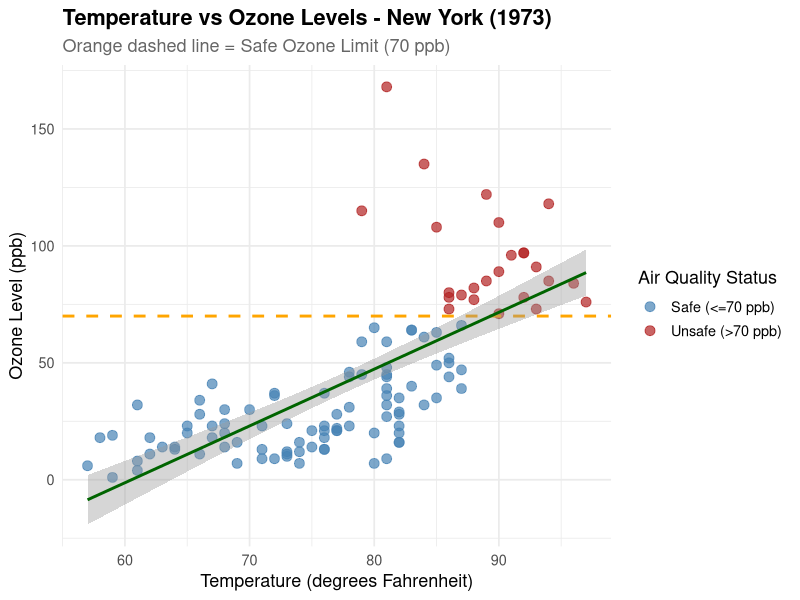

Generate this figure with R:
# ================================================================
# Project Title : Air Quality Analysis - Environmental Monitoring
# Student Name  : Pawar Shubham Dilip
# Date          : 29-03-2026
# Unit          : Unit 1 - Introduction to R
# Description   : Exploratory data analysis of airquality dataset
#                 to identify pollution patterns and risk periods.
# ================================================================

# Load the built-in airquality dataset
data(airquality)

# Display the first 6 rows
head(airquality)
# Each row = one day of observation
# Columns: Ozone (ppb), Solar.R (lang), Wind (mph), Temp (°F), Month, Day

# View the dataset in tabular format (opens spreadsheet-like viewer in RStudio)
View(airquality)

# Summary statistics - min, max, mean, median, NA count for each column
summary(airquality)

# Column names
colnames(airquality)

# Structure of dataset - data types and sample values
str(airquality)

# STEP 1: Install the package (only once - downloads from CRAN)
# Run this line only the first time; comment it out after installation
#install.packages("ggplot2")

# STEP 2: Load the package into the current session (every new session)
library(ggplot2)

# Verify the package is loaded
packageVersion("ggplot2")   # Shows installed version

# ── Variable: Store average temperature ──
avg_temp <- mean(airquality$Temp, na.rm = TRUE)
cat("Average Temperature (F):", round(avg_temp, 2), "\n")

# ── Constant: Safe ozone limit (defined by environmental standards) ──
SAFE_OZONE_LIMIT <- 70   # parts per billion (ppb) - EPA guideline

# ── String: Analysis context ──
CITY_NAME     <- "New York"
ANALYSIS_YEAR <- "1973"
ANALYST_NAME  <- "Environmental Data Analyst"

# Print all values
cat("City          :", CITY_NAME, "\n")
cat("Analysis Year :", ANALYSIS_YEAR, "\n")
cat("Analyst       :", ANALYST_NAME, "\n")
cat("Avg Temp (F)  :", round(avg_temp, 2), "\n")
cat("Safe Ozone Lim:", SAFE_OZONE_LIMIT, "ppb\n")

# Check data type of each
class(avg_temp)          # "numeric"
class(SAFE_OZONE_LIMIT)  # "numeric"
class(CITY_NAME)         # "character"


# Remove rows with NA ozone values for this analysis
ozone_clean <- airquality$Ozone[!is.na(airquality$Ozone)]

# Identify days where ozone > safe limit (logical vector)
unsafe_days_logical <- ozone_clean > SAFE_OZONE_LIMIT

# Count unsafe and safe days
num_unsafe <- sum(unsafe_days_logical)
num_safe   <- sum(!unsafe_days_logical)
total_days <- length(ozone_clean)

cat("Total days with ozone data:", total_days, "\n")
cat("Unsafe days (Ozone > 70 ppb):", num_unsafe, "\n")
cat("Safe days   (Ozone <= 70 ppb):", num_safe, "\n")

# Calculate percentage
pct_unsafe <- round((num_unsafe / total_days) * 100, 1)
cat("Percentage of unsafe days   :", pct_unsafe, "%\n")

# Show which rows in the original dataframe are unsafe
unsafe_records <- airquality[!is.na(airquality$Ozone) & airquality$Ozone > SAFE_OZONE_LIMIT, ]
cat("\nUnsafe day records (first 5):\n")
print(head(unsafe_records, 5))


library(ggplot2)

# Remove rows with NA in Ozone or Temp for clean plotting
aq_clean <- airquality[!is.na(airquality$Ozone) & !is.na(airquality$Temp), ]

# Create scatter plot
ggplot(aq_clean, aes(x = Temp, y = Ozone)) +
  geom_point(aes(color = Ozone > SAFE_OZONE_LIMIT), size = 3, alpha = 0.7) +
  scale_color_manual(
    values = c("FALSE" = "steelblue", "TRUE" = "firebrick"),
    labels = c("FALSE" = "Safe (<=70 ppb)", "TRUE" = "Unsafe (>70 ppb)")
  ) +
  geom_hline(yintercept = SAFE_OZONE_LIMIT, linetype = "dashed",
             color = "orange", linewidth = 1) +
  geom_smooth(method = "lm", se = TRUE, color = "darkgreen", linetype = "solid") +
  labs(
    title    = "Temperature vs Ozone Levels - New York (1973)",
    subtitle = "Orange dashed line = Safe Ozone Limit (70 ppb)",
    x        = "Temperature (degrees Fahrenheit)",
    y        = "Ozone Level (ppb)",
    color    = "Air Quality Status"
  ) +
  theme_minimal(base_size = 13) +
  theme(
    plot.title    = element_text(face = "bold"),
    plot.subtitle = element_text(color = "gray40")
  )
